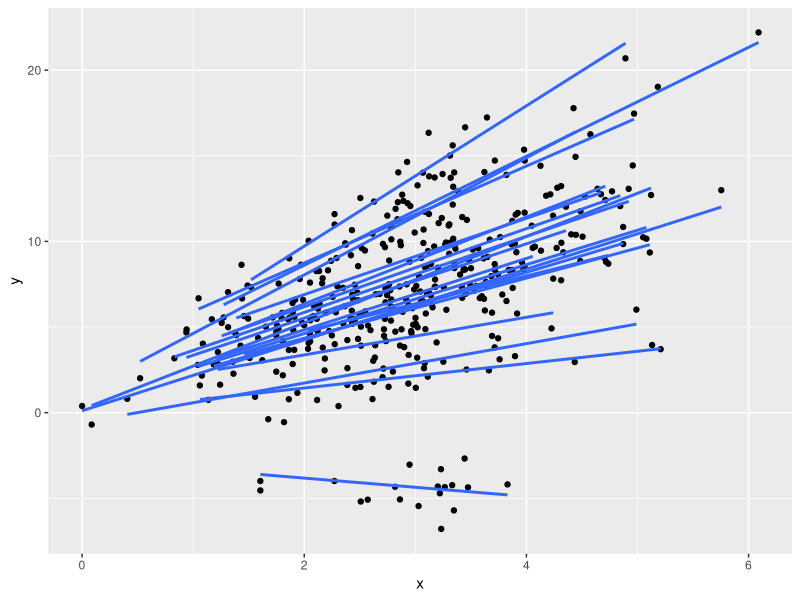

Recreate this plot in R. (Note: this script raises an error after producing the figure.)

library(tidyverse)
library(lme4)
set.seed(128)
ppl <- tibble(
  cl = 1:20,
  ri = rnorm(20),
  rs = scale(ri*2.5+rnorm(20))[,1],
  x = map(cl, ~rnorm(20,0,1)),
) %>% unnest %>% 
  mutate(
    x = x-min(x),
    y = (1 +ri) + (2+rs)*x +  rnorm(n(),0,1)
  )


ggplot(ppl,aes(x=x,y=y,group=cl))+
  geom_point()+
  geom_smooth(method=lm,se=F)

m1 <- lmer(y~1+x+ (1+x|cl), data=ppl)
m1z <- lmer(y~1+x+ (1+x||cl), data=ppl)

library(patchwork)
augment(m1) %>% 
  ggplot(.,aes(x=x,y=.fitted))+
  geom_line(aes(group=cl)) +
  labs(title="y~1+x+ (1+x|cl)")+
  
  augment(m1z) %>% 
  ggplot(.,aes(x=x,y=.fitted))+
  geom_line(aes(group=cl))+
  labs(title="y~1+x+ (1+x||cl)")

summary(m1)$coefficients
summary(m1z)$coefficients

cor(ranef(m1)$cl)
cor(ranef(m1z)$cl)

ppl2 <- ppl %>% mutate(pr = simulate(m1)[,1],
                       pr2 = simulate(m1z)[,1])
ggplot(ppl2,aes(x=x,group=cl))+
  #geom_smooth(method=lm,se=F,fullrange=T,aes(y=pr),col="blue")+ 
  geom_point(aes(y=pr),col="blue")+
  #geom_smooth(method=lm,se=F, fullrange=T,aes(y=pr2),col="red")+
  geom_point(aes(y=pr2),col="red")+
  geom_point(aes(y=y))+
  facet_wrap(~cl)
